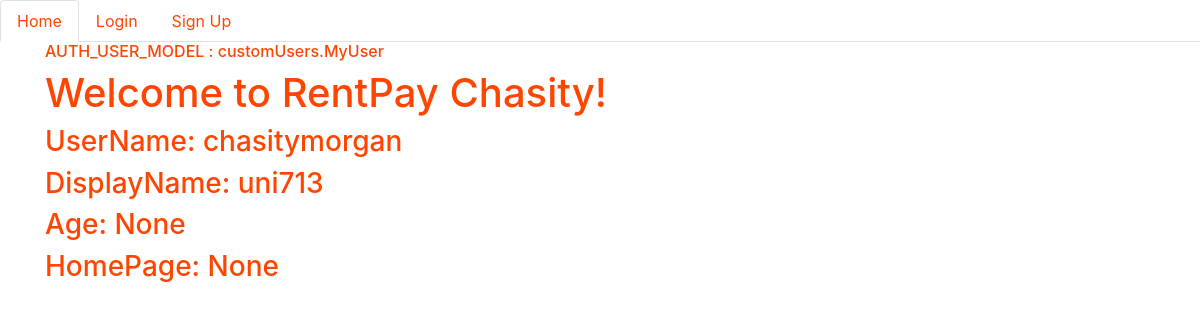
Before: / (signed in) with the older database file.
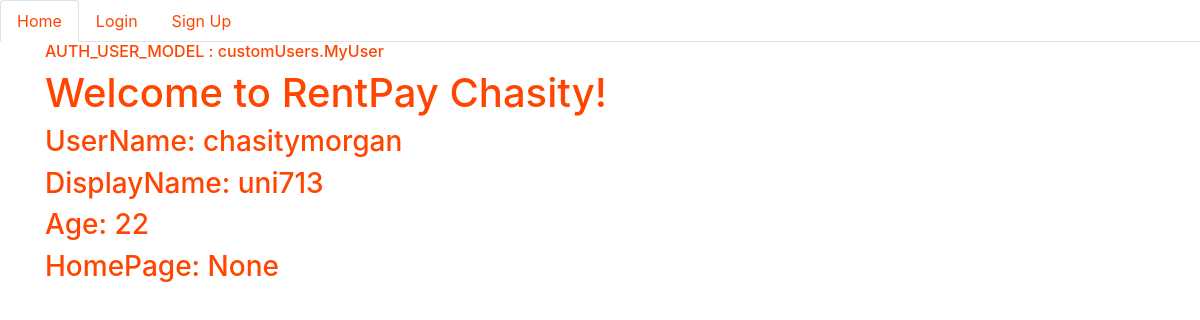
After: the same page with the newer database file.
### customUsers/models.py (models this page shows, shortened)
class MyUser(AbstractUser):
    firstname = models.CharField(max_length=120, blank=True, null=True)
    lastname = models.CharField(max_length=120, blank=True, null=True)
    displayname = models.CharField(max_length=120, blank=True, null=True)
    age = models.IntegerField(blank=True, null=True)
    about = models.TextField(blank=True, null=True)
    homepage = models.URLField(blank=True, null=True)
    REQUIRED_FIELDS = ['firstname', 'lastname', 'age', 'homepage']

### homepage/views.py (the view)
# urls.py: path('', views.index_view, name="homepage"),
def index_view(request):
    return render(request, 'index.html', {'display' : settings.AUTH_USER_MODEL, 'index': 'active'})

### templates/index.html (shortened to what this page needs)
<!DOCTYPE html>
<html lang="en">
<head>
    <link rel="stylesheet" href="https://stackpath.bootstrapcdn.com/bootstrap/4.5.1/css/bootstrap.min.css"
>
</head>
<body>
    <ul class="nav nav-tabs" style="color: orangered;">
        <li class="nav-item">
            <a class="nav-link {{index}}" href="/" style="color: orangered;">Home</a>
        </li>
        {% if request.custom_user.is_authenticated %}
        <li class="nav-item">
            <a class="nav-link " href="/logout/" style="color: orangered;">Logout</a>
        </li>
        {% else %}
        <li class="nav-item">
            <a class="nav-link {{login}}" href="/login/" style="color: orangered;">Login</a>
        </li>
        <li class="nav-item">
            <a class="nav-link {{signup}}" href="/signup/" style="color: orangered;">Sign Up</a>
        </li>
        {% endif %}
    </ul>
    <div class="container" style="color: orangered;">
        <h6>AUTH_USER_MODEL : {{ display }}</h6>
        {% if request.user.is_authenticated %}
        <h1>Welcome to RentPay {{ request.user.firstname }}!</h1>
        <h3>UserName: {{ request.user.username }}</h3>
        <h3>DisplayName: {{ request.user.displayname }}</h3>
        <h3>Age: {{ request.user.age }}</h3>
        <h3>HomePage: {{ request.user.homepage }}</h3>
        {% else %}
        <h1>Welcome to RentPay</h1>
        {% endif %}
    </div>
</body>
</html>

Changed rows visible on the page:
changed MyUser "Chasity": user.age "None" → "22"
